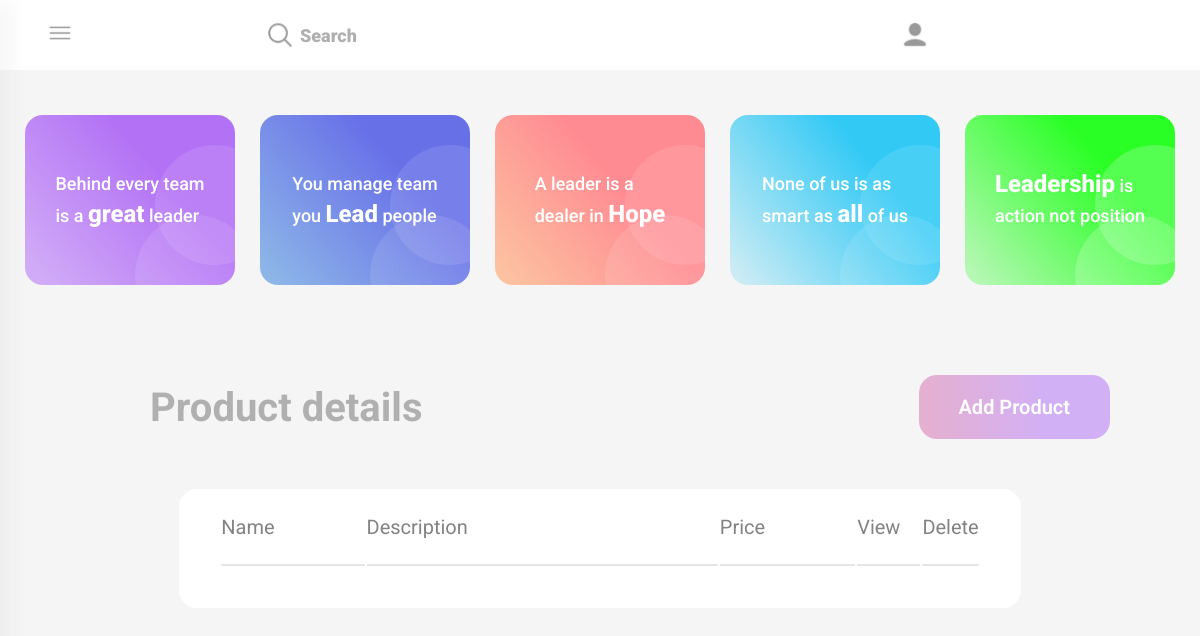
Page /admin_verified (signed in) on the earlier database version.
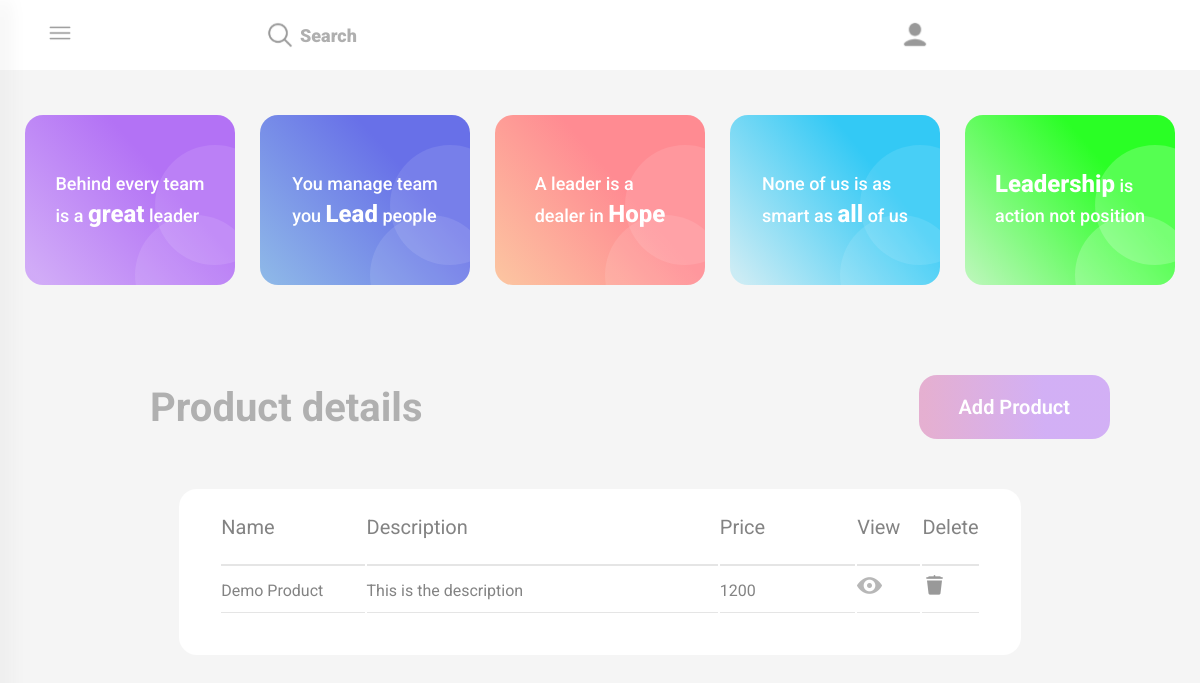
Same page on the later database version.
### saicreations_app/models.py (models this page shows)
class Product(models.Model):
    name = models.CharField(max_length=100)
    price = models.IntegerField()
    description = models.TextField()
    image = models.CharField(max_length=1000)

### saicreations_app/views.py (the view)
# urls.py: path('admin_verified',views.admin_verified,name = "admin_verified"),
def admin_verified(request):
    if 'AnamikaSehgalPrivateKey' in request.session:
        if request.session['AnamikaSehgalPrivateKey'] == "Thisisaprivatekeynotsupposedtobeknownbyyou":
            products = Product.objects.all()
            return render(request, 'admin.html',{'products':products})
        else:
            return redirect('admin_login')
    return redirect('admin_login')

### saicreations_app/templates/admin.html (shortened to what this page needs)
{%load static%}
<!DOCTYPE html>
<html lang="en">
<head>
    <link rel="stylesheet" href="{%static 'css/admin.css'%}">
</head>
<body id="main_body">
    <div id="darken">
        {%include 'extra_admin.html'%}
    <div id="team_details">
        <h2 id="team_details_heading">Product details</h2>
        <a href="addproductpage" style="text-decoration: none;" id="add_team_button">Add Product</a>
    </div>
    <div id="team">
    <table >
        <thead>
            <tr>
                <th class="table_name">Name</th>
                <th class="table_email">Description</th>
                <th class="table_phone">Price</th>
                <th class="table_view">View</th>
                <th class="table_delete">Delete</th>
            </tr>
        </thead>
        <tbody id="productdetails">
            {%for x in products%}
            <tr>
                <td>{{x.name}}</td>
                <td>{{x.description}}</td>
                <td>{{x.price}}</td>
                <td><img class="view" src="{%static 'img/view.svg'%}" onclick="view_open_modal('{{x.id}}','{{x.name}}','{{x.price}}','{{x.image}}','{{x.description}}')" alt=""></td>
                <td><img class="delete" src="{%static 'img/delete.svg'%}" onclick="open_modal('{{x.name}}','{{x.id}}')" alt=""></td>
            </tr>
            {%endfor%}
        </tbody>
    </table>
</div>
</div>
</body>
</html>

### saicreations_app/templates/extra_admin.html (shortened to what this page needs)
{%load static%}
{% block content2 %}
<div id="header">
    <div id="menu_open">
        <a href="#" id ="side-opener" onclick="openNav()"><img id="menu_open" src="{%static 'img/menu_open.svg'%}" alt=""></a>
    </div>
    <div id="search">
        <img src="{%static 'img/Search.svg'%}" alt="">
        <input placeholder="Search" type="text" name="search" id="search_bar">
    </div>
    <div id="sideoptions">
        <a href="admin" style="text-decoration: none;"><div><img src="{%static 'img/admin_user.svg'%}" alt=""></div></a>
    </div>
</div>
<div id="mid">
    <div class="card" id="card1">
        <div>
            Behind every team <br> is a <span> great</span> leader
            <div class="elipse1"></div>
            <div class="elipse2"></div>
        </div>
    </div>
    <div class="card" id="card2">
        <div>
            You manage team <br> you <span> Lead</span> people
            <div class="elipse1"></div>
            <div class="elipse2"></div>
        </div>
    </div>
    <div class="card" id="card3">
        <div>
            A leader is a  <br>
            dealer in <span> Hope </span>
            <div class="elipse1"></div>
            <div class="elipse2"></div>
        </div>
    </div>
    <div class="card" id="card4">
        <div>
            None of us is as <br> smart as <span> all</span> of us
            <div class="elipse1"></div>
            <div class="elipse2"></div>
        </div>
    </div>
    <div class="card" id="card5">
        <div>
            <span>Leadership</span> is
            <br> action not position
            <div class="elipse3"></div>
            <div class="elipse4"></div>
        </div>
    </div>
</div>
{%endblock%}

### saicreations_app/static/css/admin.css (style rules this page uses)
* { padding: 0; margin: 0; font-family: 'Roboto'; }
body { overflow-x: hidden; background-color: #F5F5F5; }
#header { background-color: white; height: 70px; display: flex; padding-right: 50px; align-items: center; justify-content: space-between; }
#search { position: relative; }
#search img { position: absolute; left: 0; top: 0; width: 40px; height: 40px; cursor: pointer; }
#search input { padding-left: 40px; border: none; width: 400px; height: 40px; outline: none; font-size: 18px; }
#search ::placeholder { font-family: 'Roboto'; font-style: normal; font-weight: 900; font-size: 18px; line-height: 38px; color: #AFAFAF; }
#sideoptions { display: flex; width: 250px; align-items: center; justify-content: space-between; }
#sideoptions div { cursor: pointer; display: flex; justify-content: space-between; }
#sideoptions img { height: 30px; width: 30px; cursor: pointer; }
#mid { display: flex; justify-content: space-evenly; align-items: center; margin-top: 35px; }
.card { width: 210px; height: 170px; overflow: hidden; border-radius: 18px; flex: none; display: flex; justify-content: center; align-items: center; order: 0; flex-grow: 0; font-size: 18px; font-family: 'Roboto'; font-style: normal; font-weight: 500; line-height: 30px; color: #ffffff; position: relative; margin: 10px 0px; }
.elipse1,.elipse2,.elipse3,.elipse4 { position: absolute; width: 120px; height: 120px; border-radius: 50%; top: 30px; right:-40px; background-color: white; opacity: 0.1; }
.elipse2,.elipse4 { top: 100px; right:-20px; }
.elipse3,.elipse4 { opacity: 0.2; }
.card span { font-weight: 800; font-size: 24px; }
#card1 { background: linear-gradient(228.38deg, #B372F5 35.26%, rgba(196, 145, 248, 0.74) 94.24%); }
#card2 { background: linear-gradient(227.85deg, #6870E8 31.6%, rgba(106, 163, 227, 0.74) 97.91%); }
#card3 { background: linear-gradient(228.99deg, #FF8B92 40.44%, rgba(254, 182, 132, 0.74) 100%); }
#card4 { background: linear-gradient(230.62deg, #33C9F5 30.95%, rgba(188, 232, 244, 0.74) 95.7%); }
#card5 { background: linear-gradient(229.04deg, #2AFF25 31.62%, rgba(163, 248, 161, 0.74) 96.75%); }
#team_details { display: flex; justify-content: space-between; width: 80%; margin-left: 150px; margin-top: 80px; align-items: center; }
#team_details_heading { color: #838383; font-size: 40px; opacity: 0.6; }
#add_team_button { background: linear-gradient(268.06deg, rgba(179, 114, 245, 0.53) 34.48%, rgba(204, 68, 153, 0.3922) 96.29%); outline: none; font-size: 20px; cursor: pointer; color: white; font-weight: 600; border: none; border-radius: 18px; padding: 20px 40px; }
#team { display: flex; justify-content: center; align-items: center; margin-top: 50px; }
#team table { padding-left: 40px; padding-right: 40px; padding-bottom: 40px; background-color: white; border-radius: 18px; padding-top: 0; }
thead tr { height: 75px; }
thead tr>th { font-family: 'Roboto'; font-style: normal; font-weight: 400; font-size: 20px; line-height: 29px; text-align: left; color: #838383; }
tr>td { border-bottom: 1px solid #E5E5E5; }
tr>th { border-bottom: 2px solid #E5E5E5; }
tbody tr>td { font-family: 'Roboto'; font-style: normal; font-weight: 400; font-size: 16px; padding-top: 5px; padding-bottom: 5px; line-height: 29px; text-align: left; color: #838383; }
.table_name { padding-right: 90px; }
.table_email { padding-right: 250px; }
.table_phone { padding-right: 90px; }
.table_view { padding-right: 20px; }
.edit,.delete,.view { cursor: pointer; height: 25px; width: 25px; }
#menu_open { width: 40px; margin-left: 20px; }

Differences in the rows shown:
added Product: name "Demo Product", description "This is the description", price "1200"
